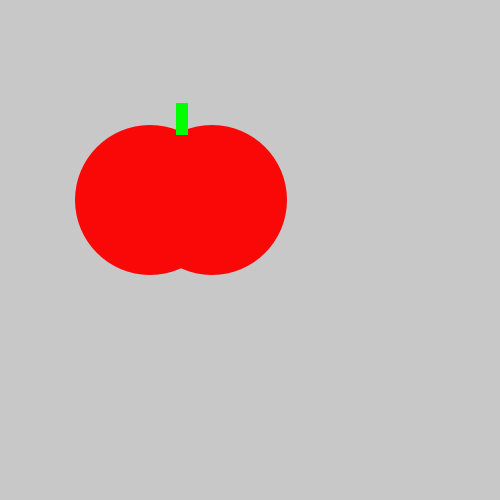
Frame 1 (no input)
Frame 60 (the mouse pressed at the canvas centre just before this capture): identical to frame 1, image omitted
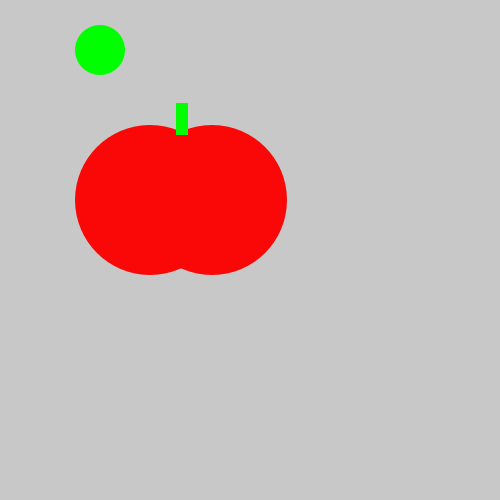
Frame 120 (the mouse held since frame 60 and released just before this capture)

The Processing sketch that drew these frames (run headless with seeded random() and noise(); from frame 60 on, the mouse is pressed at the canvas centre):

// Processing sketch: tastyTomato_java
// ── tastyTomato_java.pde
void   setup() {
  size(500,   500);
}    

void   draw() {
  background(200, 200, 200);
  noStroke();
  fill(250,8,8);
  ellipse(150, 200, 150, 150); 
  ellipse(212, 200, 150, 150);
  fill(0,255,0);
  rect(176, 103, 12, 32);
  if(mousePressed){
   ellipse(100,50,50,50); 
  }
}    
